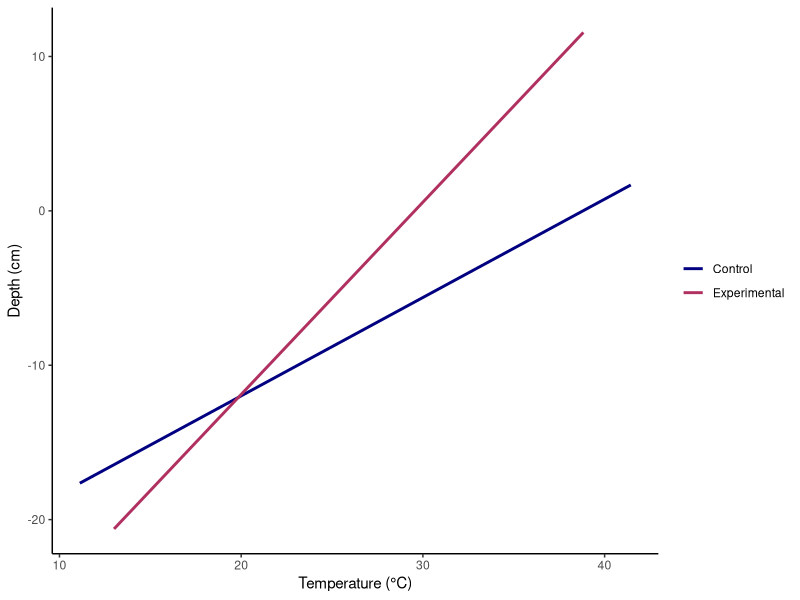
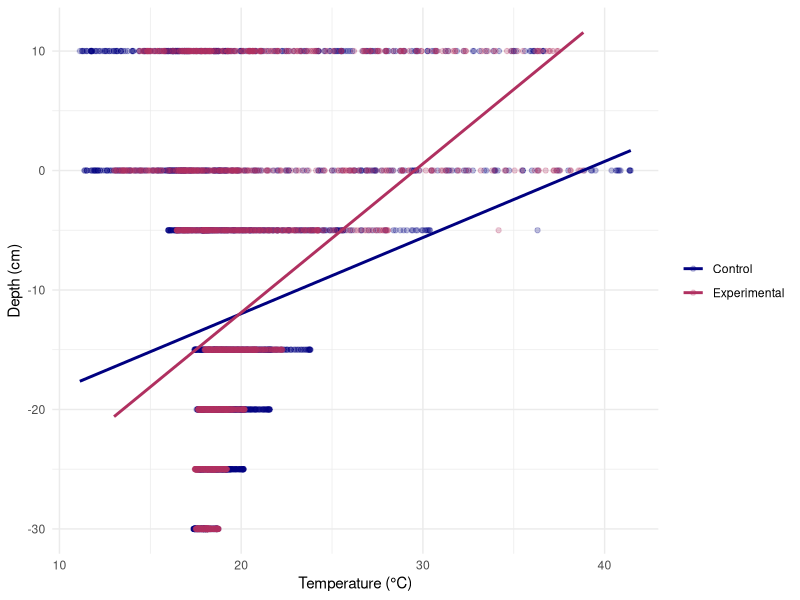

Here is the R script that generated these plots, in order:
# MOCK FIGURES
# PILOT DEPTH VS TEMPERATURE 
# LAST UPDATED: 15/09/2025
# ELLIE BESTINGTON 

# LOAD LIBRARIES
library(tidyverse)
library(readxl)
library(ggplot2)

# LOAD DATA----
combined_data_pilot <- read_excel("datasets/accompanying_experiment/pilot/clean_data/combined_data_pilot.xlsx")

# CREATE FIGURE----
# Without data points
(ggplot(combined_data_pilot, aes(x = temperature, y = depth, color = type)) +
   geom_smooth(method = "lm", se = FALSE) +
   labs(x = "Temperature (°C)",
        y = "Depth (cm)") +
   scale_color_manual(values = c("Control" = "navy", "Experimental" = "maroon")) +
   theme_classic() +
   theme(legend.title = element_blank())
 
)

# With data points
(ggplot(combined_data_pilot, aes(x = temperature, y = depth, color = type)) +
    geom_point(alpha=0.25) +
    geom_smooth(method = "lm", se = FALSE) +
    labs(x = "Temperature (°C)",
         y = "Depth (cm)") +
    scale_color_manual(values = c("Control" = "navy", "Experimental" = "maroon")) +
    theme_minimal() +
    theme(legend.title = element_blank())
  
)
